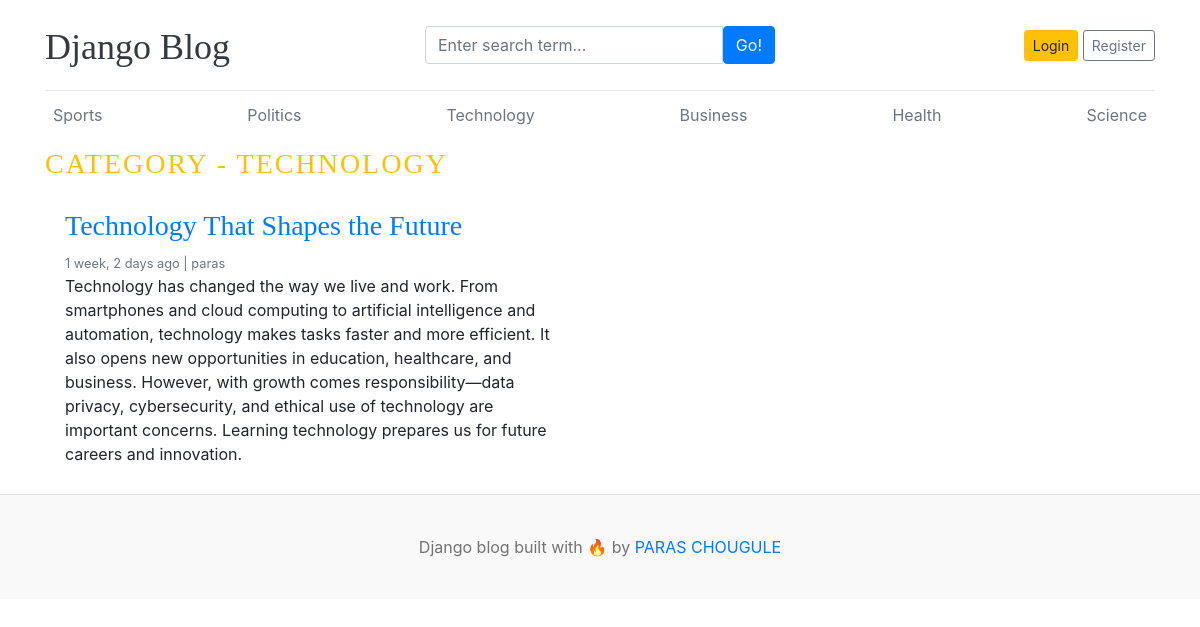
Page /category/7/ on the committed database.
### blogs/models.py (models this page shows, shortened)
class Category(models.Model):
    category_name = models.CharField(max_length=50, unique=True)
    created_at = models.DateTimeField(auto_now_add=True)
    updated_at = models.DateTimeField(auto_now=True)
    class Meta:
        verbose_name_plural = 'categories'
    def __str__(self):
        return self.category_name

class Blog(models.Model):
    title = models.CharField(max_length=100)
    slug = models.SlugField(max_length=150, unique=True, blank=True)
    category = models.ForeignKey(Category, on_delete=models.CASCADE)
    author = models.ForeignKey(User, on_delete=models.CASCADE)
    featured_image = models.ImageField(upload_to='uploads/%y/%m/%d')
    short_description = models.TextField(max_length=500)
    blog_body = models.TextField(max_length=2000)
    status = models.CharField(max_length=20, choices=STATUS_CHOICES, default="draft")
    is_featured = models.BooleanField(default=False)
    created_at = models.DateTimeField(auto_now_add=True)
    updated_at = models.DateTimeField(auto_now=True)

### blogs/views.py (the view)
# urls.py: path('<int:category_id>/', views.posts_by_category, name='posts_by_category'),
def posts_by_category(request, category_id):
    posts = Blog.objects.filter(status = 'published', category = category_id)
    category = get_object_or_404(Category, pk = category_id)       # ------>>>>>>     when you want to show error404 page
    context = {
        'posts' : posts,
        'category' : category,
    }
    return render(request, 'posts_by_category.html', context)

### blogs/context_processors.py (called while the page is built)
def get_categories(request):
    categories = Category.objects.all()
    return dict(categories=categories)

def get_social_links(request):
    social_links = SocialLink.objects.all()
    return dict( social_links = social_links )

### templates/posts_by_category.html (shortened to what this page needs)
{% extends 'base.html' %}
{% block content %}
  <h3 class="text-uppercase text-warning" style="letter-spacing: 2px;">Category - {{ category }}</h3>
  <div class="row mb-2">
    {% if posts %}
    {% for i in posts %}
      <div class="col-md-6">
        <div class="card border-0" >
          <div class="card-body">
            <h3><a href="{% url 'blogs' i.slug%}">{{ i.title }}</a></h3>
            <small class="mb-1 text-muted">{{ i.created_at | timesince}} ago | {{ i.author }}</small>
            <p class="card-text"> {{ i.blog_body }} </p>
          </div>
        </div>
      </div>
    {% endfor %}
    {% else %}
      <p style="color: red;">NO POST FOUND!</p>
    {% endif %}
  </div>
</div>
{% endblock %}

### templates/base.html (shortened to what this page needs)
{% load static %}
<!DOCTYPE html>
<html lang="en">
<head>
    <link href="https://getbootstrap.com/docs/4.0/dist/css/bootstrap.min.css" rel="stylesheet">
    <link href="{% static 'css/blog.css' %}" rel="stylesheet">
  </head>
<body>
    <div class="container">
      <header class="blog-header py-3">
        <div class="row flex-nowrap justify-content-between align-items-center">
          <div class="col-4 pt-1">
            <a class="blog-header-logo text-dark" href="/">Django Blog</a>
          </div>
          <div class="col-4">
            <form action="{% url 'search' %}" method="get">
              <div class="input-group">
                <input class="form-control" type="text" name="keyword" placeholder="Enter search term..." aria-label="Enter search term..." aria-describedby="button-search" />
                <button type="submit" class="btn btn-primary" id="button-search" type="button">Go!</button>
              </div>
            </form>
          </div>
          <div class="col-4 d-flex justify-content-end align-items-center">
            {% if user.is_authenticated %}
            <a href="{% url 'logout' %}">Logout</a>
            {% else %}
              <a class="btn btn-sm btn-warning" href="{% url 'login' %}">Login</a> &nbsp;
              <a class="btn btn-sm btn-outline-secondary" href="{% url 'register' %} ">Register</a>
            {% endif %}
          </div>
        </div>
      </header>
      <div class="nav-scroller py-1 mb-2">
        <nav class="nav d-flex justify-content-between">
          {% for i in categories %}
          <a class="p-2 text-muted" href="{% url 'posts_by_category' i.id %}">{{i}}</a>
          {% endfor %}
        </nav>
      </div>
{% block content %}
{% endblock %}
<footer class="blog-footer">
  <p>Django blog built with 🔥 by <a href="#">PARAS CHOUGULE</a></p>
</footer>
</body>
</html>

### blog_main/static/css/blog.css (style rules this page uses)
.blog-header { border-bottom: 1px solid #e5e5e5; }
.blog-header-logo { font-family: "Playfair Display", Georgia, "Times New Roman", serif; font-size: 2.25rem; }
h1, h2, h3, h4, h5, h6 { font-family: "Playfair Display", Georgia, "Times New Roman", serif; }
.blog-footer { padding: 2.5rem 0; color: #727272; text-align: center; background-color: #f9f9f9; border-top: .05rem solid #e5e5e5; }
.blog-footer p:last-child { margin-bottom: 0; }

### rows in the picture
Category: category_name "Sports"
Category: category_name "Politics"
Category: category_name "Technology", category_name "TECHNOLOGY"
Category: category_name "Business"
Category: category_name "Health"
Category: category_name "Science"
Blog: title "Technology That Shapes the Future", created_at "1 week, 2 days", author "paras", blog_body "Technology has changed the way we live and work. From smartphones and cloud computing to artificial intelligence and automation, technology makes tasks faster and more efficient. It also opens new opportunities in education, healthcare, and business. However, with growth comes responsibility—data privacy, cybersecurity, and ethical use of technology are important concerns. Learning technology prepares us for future careers and innovation."
